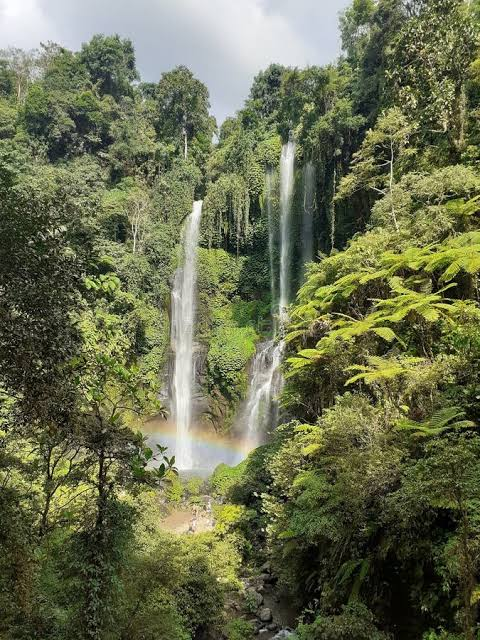
#> input picture nature.jpg, 480 x 640 px
$ python 'pr 5.3.py'
#> lines starting #> are read from the running program, lines starting #| are printed output that depends on the picture
import cv2
import numpy as np

# Read the input image
img = cv2.imread("nature.jpg")
#> img is the input picture: shape (640, 480, 3); mean B, G, R 78.3, 109.1, 104.3

# Check if the image was loaded successfully
if img is None:
    print("Error: Image not found or path is incorrect.")
    exit()

# Apply Median Blur
dst = cv2.medianBlur(img, 5)
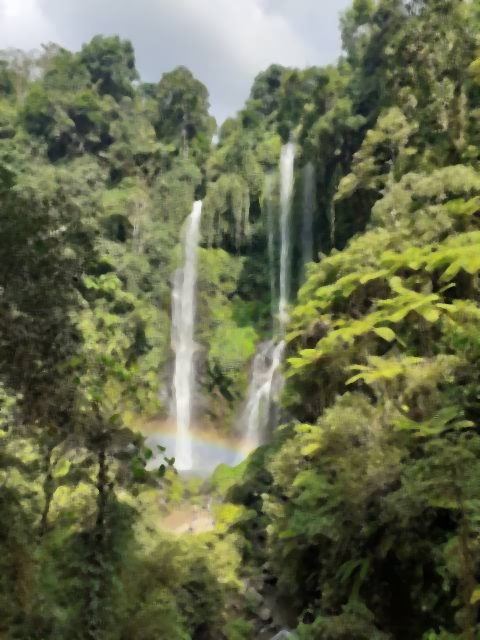
#> dst: shape (640, 480, 3); mean B, G, R 77.3, 108.3, 103.5

# Display original and blurred images side by side
cv2.imshow("CS24125 Original vs Median Blur", np.hstack((img, dst)))
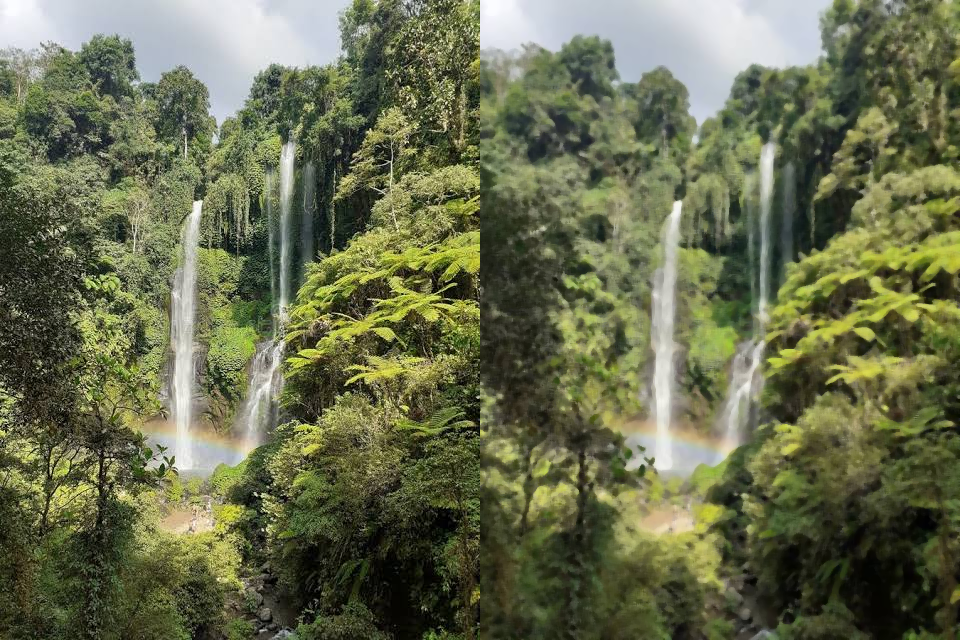
#> window 'CS24125 Original vs Median Blu': shape (640, 960, 3); mean B, G, R 77.8, 108.7, 103.9

# Wait for a key press and close all windows
cv2.waitKey(0)
cv2.destroyAllWindows()

$ run again, with Brightness & contrast.jpg copied over nature.jpg
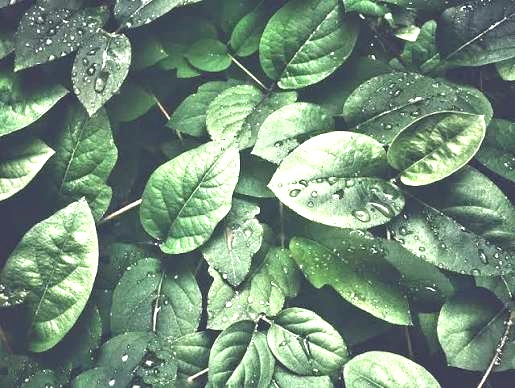
#> input picture Brightness & contrast.jpg, 515 x 388 px
#> img is the input picture: shape (388, 515, 3); mean B, G, R 123.3, 142.3, 116.8
#> `dst = cv2.medianBlur(img, 5)`:
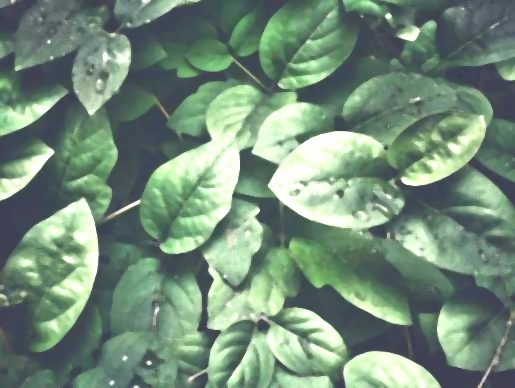
#> dst: shape (388, 515, 3); mean B, G, R 122.5, 141.8, 115.9
#> `cv2.imshow("CS24125 Original vs Median Blur", np.hstack((img, dst)))`:
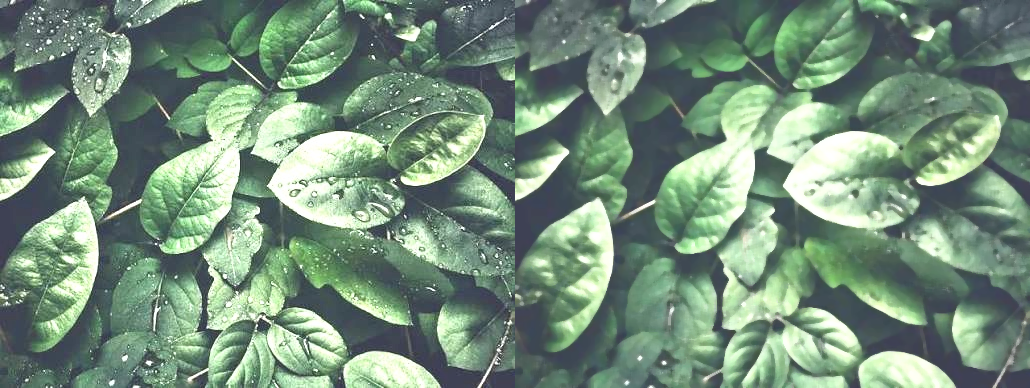
#> window 'CS24125 Original vs Median Blu': shape (388, 1030, 3); mean B, G, R 122.9, 142, 116.3

$ run again, with Sunflower.jpg copied over nature.jpg
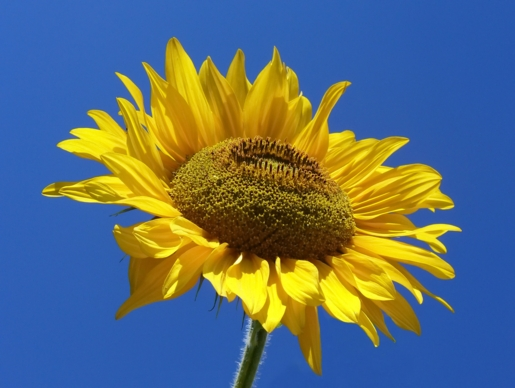
#> input picture Sunflower.jpg, 515 x 388 px
#> img is the input picture: shape (388, 515, 3); mean B, G, R 116.4, 110.1, 93.3
#> `dst = cv2.medianBlur(img, 5)`:
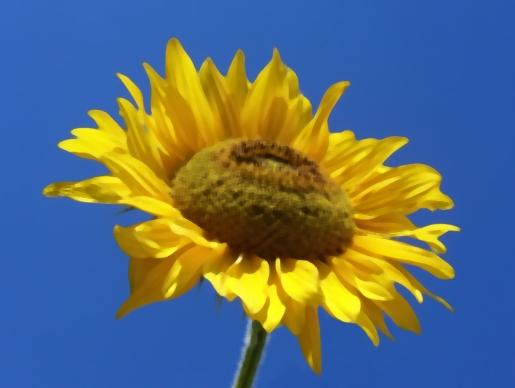
#> dst: shape (388, 515, 3); mean B, G, R 115.8, 109.6, 93
#> `cv2.imshow("CS24125 Original vs Median Blur", np.hstack((img, dst)))`:
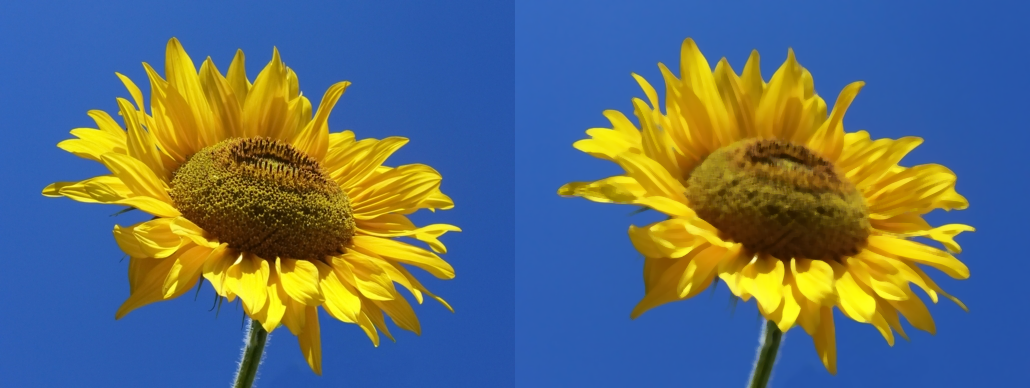
#> window 'CS24125 Original vs Median Blu': shape (388, 1030, 3); mean B, G, R 116.1, 109.9, 93.2
